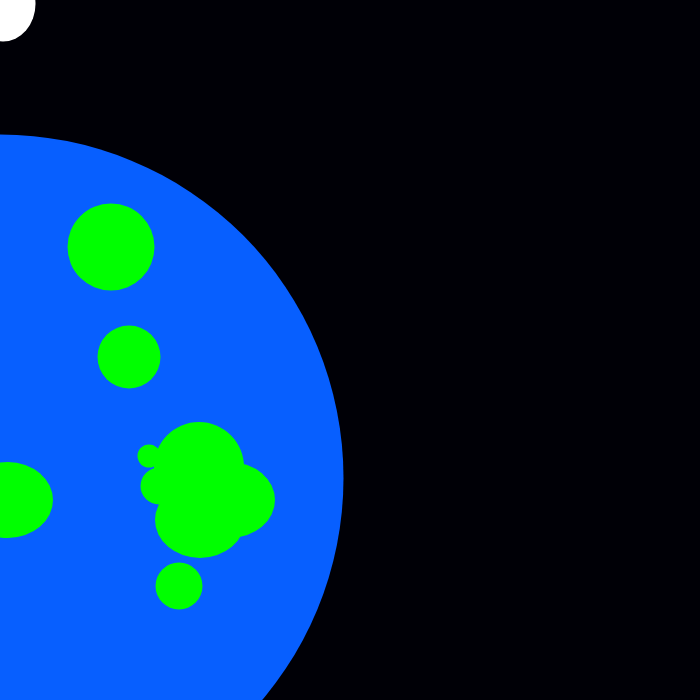
Frame 1 (no input)
Frame 60 (no input): identical to frame 1, image omitted
Frame 120 (the mouse pressed at the canvas centre since frame 60): identical to frame 1, image omitted

The p5.js sketch that drew this single still picture (run headless with seeded random() and noise() and a simulated clock; from frame 60 on, the mouse is pressed at the canvas centre):

// p5.js sketch
// ── sketch.js
function setup() {
  createCanvas(700, 700);
  noStroke();
}

function draw() {
  background(220);

background(0,0,6)
  fill(7,95,800)
  rect(900,690,988)
  ellipse(0,478, 687)

  fill('#fff')
  ellipse(3,4,65,75)

  fill(0,255,0)
  ellipse(8,500,90,76)
  ellipse(230,500,90,76)  
  ellipse(200,520,90,76)  
  ellipse(199,467,90)
  ellipse(189,786,57)
  ellipse(179,586,47)
  ellipse(159,486,37)
  ellipse(149,456,23)
  ellipse(129,357,63)
  ellipse(111,247,87)
  


}
